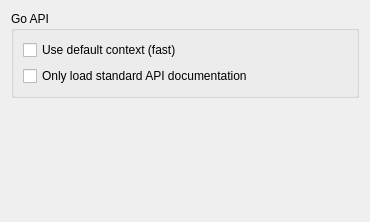
<?xml version="1.0" encoding="UTF-8"?>
<ui version="4.0">
 <class>GolangDocOption</class>
 <widget class="QWidget" name="GolangDocOption">
  <property name="geometry">
   <rect>
    <x>0</x>
    <y>0</y>
    <width>370</width>
    <height>222</height>
   </rect>
  </property>
  <property name="windowTitle">
   <string>Form</string>
  </property>
  <layout class="QVBoxLayout" name="verticalLayout_2">
   <item>
    <widget class="QGroupBox" name="groupBox">
     <property name="title">
      <string>Go API</string>
     </property>
     <layout class="QVBoxLayout" name="verticalLayout">
      <item>
       <widget class="QCheckBox" name="defContextCheckBox">
        <property name="text">
         <string>Use default context (fast)</string>
        </property>
       </widget>
      </item>
      <item>
       <widget class="QCheckBox" name="onlyStdCheckBox">
        <property name="text">
         <string>Only load standard API documentation</string>
        </property>
       </widget>
      </item>
     </layout>
    </widget>
   </item>
   <item>
    <spacer name="verticalSpacer">
     <property name="orientation">
      <enum>Qt::Vertical</enum>
     </property>
     <property name="sizeHint" stdset="0">
      <size>
       <width>20</width>
       <height>125</height>
      </size>
     </property>
    </spacer>
   </item>
  </layout>
 </widget>
 <resources/>
 <connections/>
</ui>
